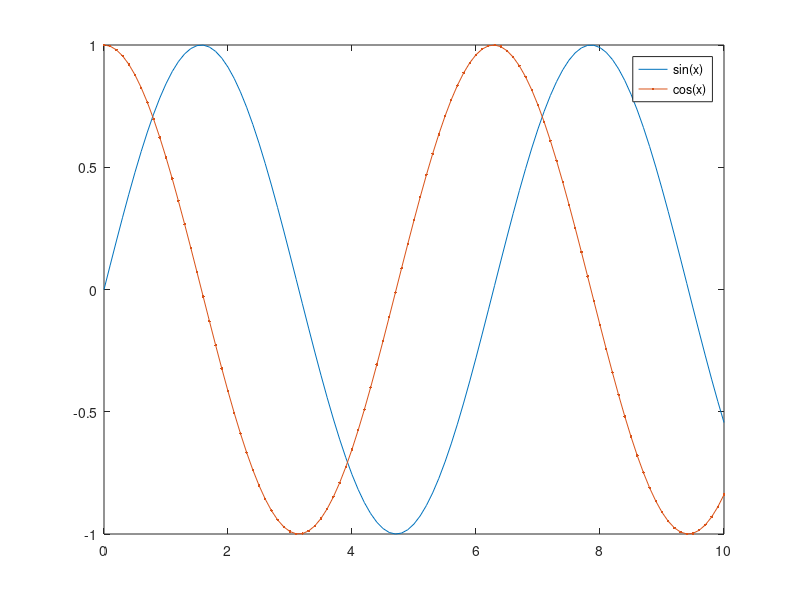

This chart was generated by the following MATLAB code:
x = [0:0.1:10];
y = sin(x);
z = cos(x);
%plot(x,y), xlabel('x'), ylabel('sin(x)'), title('sin(x) Graph'), grid on

plot(x, y, x, z, '.-'), legend('sin(x)', 'cos(x)')